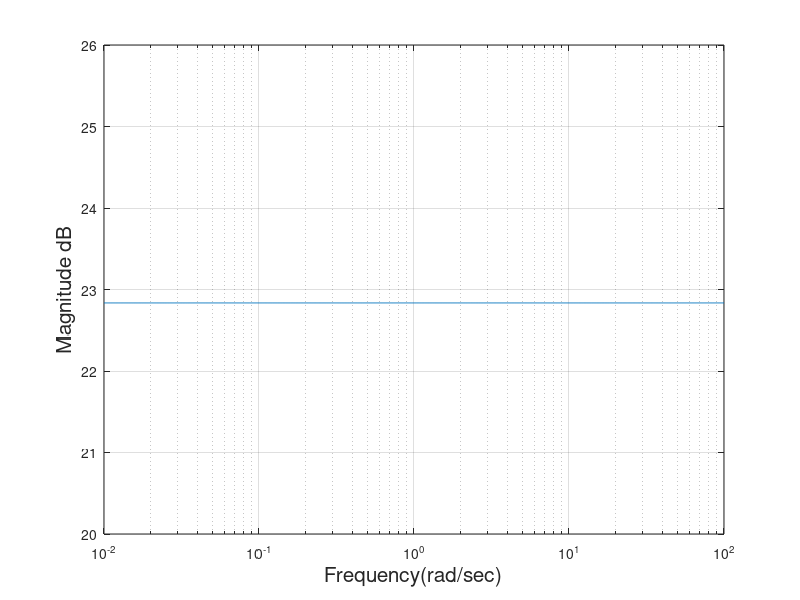
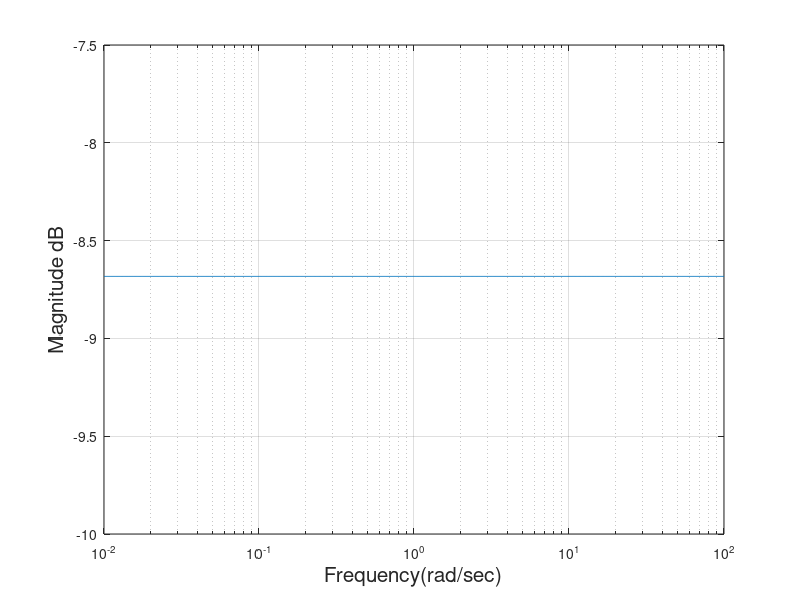
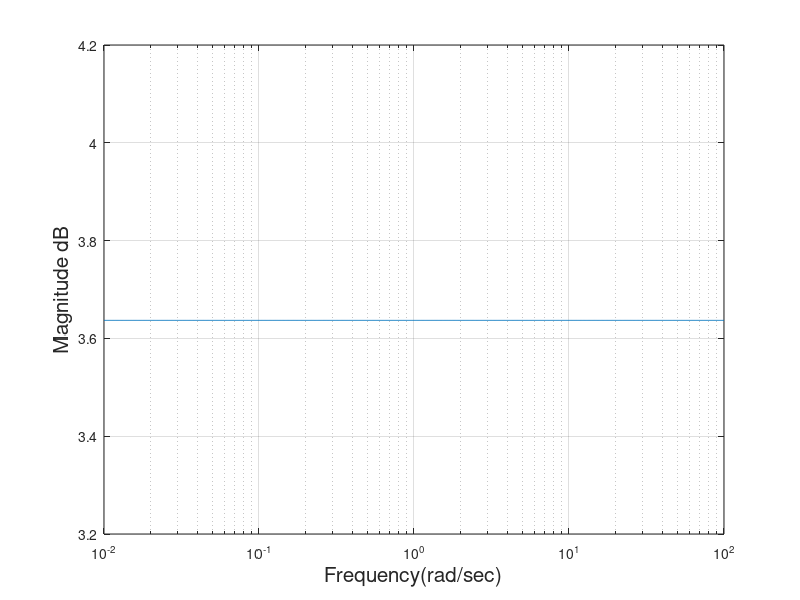
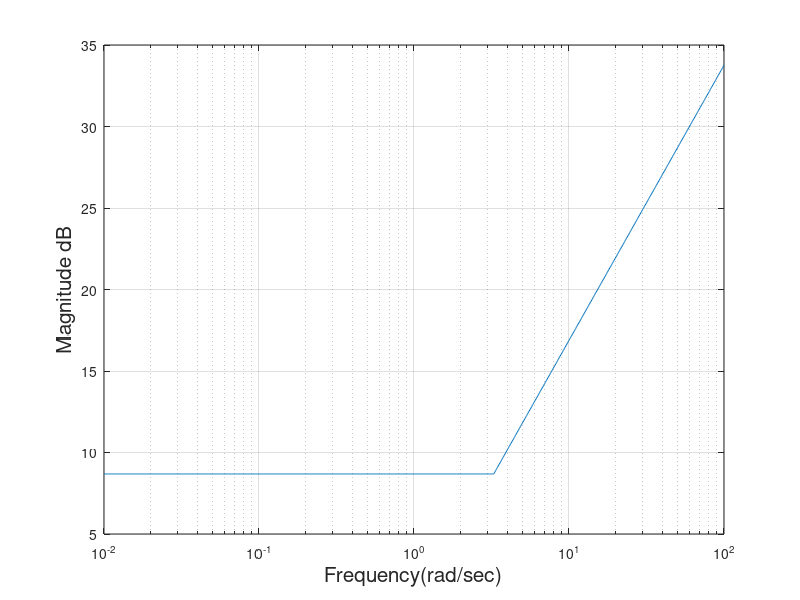

MATLAB code to generate these figures, in order:
clc;
clf;
clear all;
close all;
Kp = 13.86;
Kd = 0.368;
beta = 0.844;
 K= 1.52;
 T = 0.4;
Wcr = (abs(1/Kd))^(1/beta);
Wcr1 = (abs(1/0.4));
w = logspace(-2 , 2, 1000);
mask = w < Wcr;
mask1 = w < Wcr1;
mag1 = 20*log10(Kp)*ones(size(w));
mag2 = 20*log10(Kd)*ones(size(w));
mag3 = 20*log10(K)*ones(size(w));
mag4 =  mask.*(20*log10(1/Kd)) + (~mask).*(20*beta*log10(w));
mag5 = -20*log10(w);
mag6 =  (mask1).*(-20*log10(1)) + (~mask1).*(-20*log10(0.4*w));

combined = mag1 + mag2 + mag3 + mag4 + mag5 + mag6 ;
 
figure(1);
plot(1,1);
semilogx(w, mag1)
xlabel('Frequency(rad/sec)','FontSize', 15);
ylabel('Magnitude dB','FontSize', 15);
grid on;

figure(2);
plot(1,2);
semilogx(w, mag2)
xlabel('Frequency(rad/sec)','FontSize', 15);
ylabel('Magnitude dB','FontSize', 15);
grid on;

figure(3);
plot(1,3);
semilogx(w, mag3)
xlabel('Frequency(rad/sec)','FontSize', 15);
ylabel('Magnitude dB','FontSize', 15);
grid on;
 
figure (4);
plot(1,4);
semilogx(w, mag4)
xlabel('Frequency(rad/sec)','FontSize', 15);
ylabel('Magnitude dB','FontSize', 15);
grid on;
 
figure (5);
plot(1,5);
semilogx(w, mag5)
xlabel('Frequency(rad/sec)','FontSize', 15);
ylabel('Magnitude dB','FontSize', 15);
grid on;
 
figure (6);
plot(1,6);
semilogx(w, mag6)
xlabel('Frequency(rad/sec)','FontSize', 15);
ylabel('Magnitude dB','FontSize', 15);
grid on;
 
figure(7);
plot(1,7);
semilogx(w, combined,'Color','blue','LineStyle','--')
xlabel('Frequency(rad/sec)','FontSize', 15);
ylabel('Magnitude dB','FontSize', 15);
grid on;
legend('Asymptotic magnitude bode plot','Location','NorthEast')

 
plot(1,1);
semilogx(w, combined,'Color','blue','LineStyle','--')
xlabel('Frequency(rad/sec)','FontSize', 15);
ylabel('Magnitude dB','FontSize', 15);
grid on;
hold on;

 
clc;
clear 
K = 1.52;
Kp = 13.86;
Kd = 0.368;
beta = 0.844;
T = 0.4;

w=logspace(-2,2,1000);
Mag=@(w) (20*log10(abs(sqrt(Kp).^2)) + 20*log10(abs(sqrt(Kd).^2)) + 20*log10(abs(sqrt(K).^2)) + 20*log10(abs(sqrt((i.*w).^beta + (1/Kd)).^2)) - 20*log10(abs(sqrt((T*(i.*w)) + 1).^2)) - 20*log10(abs(sqrt(i*w).^2)));   
semilogx(w,Mag(w) ,'Color','red');
hold on;
grid on;
xlabel('Frequency (rad/sec)','FontSize', 15);
ylabel('Magnitude (dB)','FontSize', 15);
legend('Asymptotic magnitude bode plot','Exact magnitude bode plot','Location','NorthEast')
